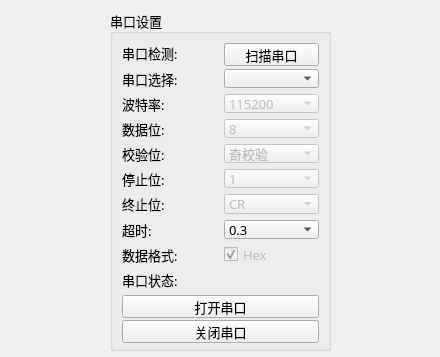
<?xml version="1.0" encoding="UTF-8"?>
<ui version="4.0">
 <class>Form</class>
 <widget class="QWidget" name="Form">
  <property name="geometry">
   <rect>
    <x>0</x>
    <y>0</y>
    <width>440</width>
    <height>357</height>
   </rect>
  </property>
  <property name="windowTitle">
   <string>串口</string>
  </property>
  <widget class="QGroupBox" name="groupBox">
   <property name="geometry">
    <rect>
     <x>110</x>
     <y>10</y>
     <width>221</width>
     <height>341</height>
    </rect>
   </property>
   <property name="font">
    <font>
     <family>Microsoft YaHei</family>
     <pointsize>10</pointsize>
    </font>
   </property>
   <property name="title">
    <string>串口设置</string>
   </property>
   <layout class="QVBoxLayout" name="verticalLayout">
    <item>
     <layout class="QHBoxLayout" name="horizontalLayout_5">
      <item>
       <widget class="QLabel" name="label_3">
        <property name="minimumSize">
         <size>
          <width>60</width>
          <height>0</height>
         </size>
        </property>
        <property name="text">
         <string>串口检测:</string>
        </property>
       </widget>
      </item>
      <item>
       <widget class="QPushButton" name="serial_scan_btn">
        <property name="minimumSize">
         <size>
          <width>0</width>
          <height>23</height>
         </size>
        </property>
        <property name="text">
         <string>扫描串口</string>
        </property>
       </widget>
      </item>
     </layout>
    </item>
    <item>
     <layout class="QHBoxLayout" name="horizontalLayout_6">
      <item>
       <widget class="QLabel" name="label_4">
        <property name="minimumSize">
         <size>
          <width>60</width>
          <height>0</height>
         </size>
        </property>
        <property name="text">
         <string>串口选择:</string>
        </property>
       </widget>
      </item>
      <item>
       <widget class="QComboBox" name="port_select">
        <property name="minimumSize">
         <size>
          <width>50</width>
          <height>0</height>
         </size>
        </property>
       </widget>
      </item>
     </layout>
    </item>
    <item>
     <layout class="QHBoxLayout" name="horizontalLayout_7">
      <item>
       <widget class="QLabel" name="label_5">
        <property name="minimumSize">
         <size>
          <width>60</width>
          <height>0</height>
         </size>
        </property>
        <property name="text">
         <string>波特率:</string>
        </property>
       </widget>
      </item>
      <item>
       <widget class="QComboBox" name="baud_rate">
        <property name="enabled">
         <bool>false</bool>
        </property>
        <property name="minimumSize">
         <size>
          <width>0</width>
          <height>0</height>
         </size>
        </property>
        <item>
         <property name="text">
          <string>115200</string>
         </property>
        </item>
        <item>
         <property name="text">
          <string>9600</string>
         </property>
        </item>
       </widget>
      </item>
     </layout>
    </item>
    <item>
     <layout class="QHBoxLayout" name="horizontalLayout_8">
      <item>
       <widget class="QLabel" name="label_6">
        <property name="minimumSize">
         <size>
          <width>60</width>
          <height>0</height>
         </size>
        </property>
        <property name="text">
         <string>数据位:</string>
        </property>
       </widget>
      </item>
      <item>
       <widget class="QComboBox" name="byte_size">
        <property name="enabled">
         <bool>false</bool>
        </property>
        <property name="minimumSize">
         <size>
          <width>50</width>
          <height>0</height>
         </size>
        </property>
        <item>
         <property name="text">
          <string>8</string>
         </property>
        </item>
        <item>
         <property name="text">
          <string>7</string>
         </property>
        </item>
        <item>
         <property name="text">
          <string>6</string>
         </property>
        </item>
       </widget>
      </item>
     </layout>
    </item>
    <item>
     <layout class="QHBoxLayout" name="horizontalLayout_9">
      <item>
       <widget class="QLabel" name="label_7">
        <property name="minimumSize">
         <size>
          <width>60</width>
          <height>0</height>
         </size>
        </property>
        <property name="text">
         <string>校验位:</string>
        </property>
       </widget>
      </item>
      <item>
       <widget class="QComboBox" name="parity_bit">
        <property name="enabled">
         <bool>false</bool>
        </property>
        <item>
         <property name="text">
          <string>奇校验</string>
         </property>
        </item>
        <item>
         <property name="text">
          <string>偶校验</string>
         </property>
        </item>
        <item>
         <property name="text">
          <string>无校验</string>
         </property>
        </item>
       </widget>
      </item>
     </layout>
    </item>
    <item>
     <layout class="QHBoxLayout" name="horizontalLayout_10">
      <item>
       <widget class="QLabel" name="label_8">
        <property name="minimumSize">
         <size>
          <width>60</width>
          <height>0</height>
         </size>
        </property>
        <property name="text">
         <string>停止位:</string>
        </property>
       </widget>
      </item>
      <item>
       <widget class="QComboBox" name="stop_bits">
        <property name="enabled">
         <bool>false</bool>
        </property>
        <item>
         <property name="text">
          <string>1</string>
         </property>
        </item>
        <item>
         <property name="text">
          <string>1.5</string>
         </property>
        </item>
        <item>
         <property name="text">
          <string>2</string>
         </property>
        </item>
       </widget>
      </item>
     </layout>
    </item>
    <item>
     <layout class="QHBoxLayout" name="horizontalLayout_14">
      <item>
       <widget class="QLabel" name="label_9">
        <property name="minimumSize">
         <size>
          <width>60</width>
          <height>0</height>
         </size>
        </property>
        <property name="text">
         <string>终止位:</string>
        </property>
       </widget>
      </item>
      <item>
       <widget class="QComboBox" name="end_bits">
        <property name="enabled">
         <bool>false</bool>
        </property>
        <item>
         <property name="text">
          <string>CR</string>
         </property>
        </item>
        <item>
         <property name="text">
          <string>无</string>
         </property>
        </item>
       </widget>
      </item>
     </layout>
    </item>
    <item>
     <layout class="QHBoxLayout" name="horizontalLayout_15">
      <item>
       <widget class="QLabel" name="label_10">
        <property name="minimumSize">
         <size>
          <width>60</width>
          <height>0</height>
         </size>
        </property>
        <property name="text">
         <string>超时:</string>
        </property>
       </widget>
      </item>
      <item>
       <widget class="QComboBox" name="time_out">
        <property name="enabled">
         <bool>true</bool>
        </property>
        <item>
         <property name="text">
          <string>0.3</string>
         </property>
        </item>
        <item>
         <property name="text">
          <string>0.5</string>
         </property>
        </item>
        <item>
         <property name="text">
          <string>0.8</string>
         </property>
        </item>
        <item>
         <property name="text">
          <string>1</string>
         </property>
        </item>
        <item>
         <property name="text">
          <string>0.1</string>
         </property>
        </item>
       </widget>
      </item>
     </layout>
    </item>
    <item>
     <layout class="QHBoxLayout" name="horizontalLayout_12">
      <item>
       <widget class="QLabel" name="label_17">
        <property name="minimumSize">
         <size>
          <width>60</width>
          <height>0</height>
         </size>
        </property>
        <property name="text">
         <string>数据格式:</string>
        </property>
       </widget>
      </item>
      <item>
       <widget class="QCheckBox" name="hex_send">
        <property name="enabled">
         <bool>false</bool>
        </property>
        <property name="text">
         <string>Hex</string>
        </property>
        <property name="checked">
         <bool>true</bool>
        </property>
        <property name="tristate">
         <bool>false</bool>
        </property>
       </widget>
      </item>
     </layout>
    </item>
    <item>
     <layout class="QHBoxLayout" name="horizontalLayout_11">
      <item>
       <widget class="QLabel" name="label_16">
        <property name="minimumSize">
         <size>
          <width>60</width>
          <height>0</height>
         </size>
        </property>
        <property name="text">
         <string>串口状态:</string>
        </property>
       </widget>
      </item>
      <item>
       <widget class="QLabel" name="serial_Status">
        <property name="text">
         <string/>
        </property>
       </widget>
      </item>
     </layout>
    </item>
    <item>
     <widget class="QPushButton" name="serial_open_btn">
      <property name="enabled">
       <bool>true</bool>
      </property>
      <property name="minimumSize">
       <size>
        <width>0</width>
        <height>23</height>
       </size>
      </property>
      <property name="sizeIncrement">
       <size>
        <width>0</width>
        <height>0</height>
       </size>
      </property>
      <property name="text">
       <string>打开串口</string>
      </property>
      <property name="iconSize">
       <size>
        <width>16</width>
        <height>16</height>
       </size>
      </property>
     </widget>
    </item>
    <item>
     <widget class="QPushButton" name="serial_exit_btn">
      <property name="enabled">
       <bool>true</bool>
      </property>
      <property name="minimumSize">
       <size>
        <width>0</width>
        <height>23</height>
       </size>
      </property>
      <property name="text">
       <string>关闭串口</string>
      </property>
     </widget>
    </item>
   </layout>
  </widget>
 </widget>
 <resources/>
 <connections/>
</ui>
